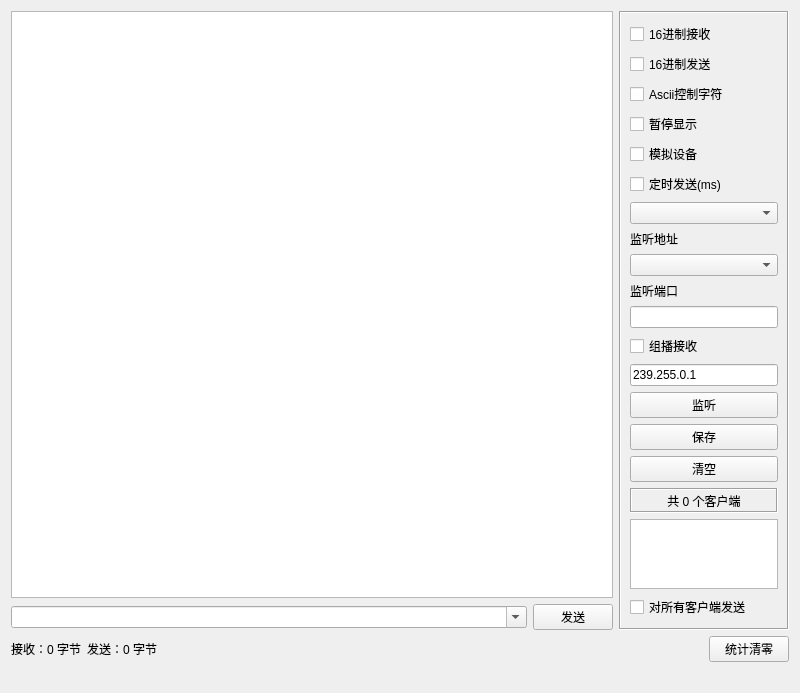
<?xml version='1.0' encoding='UTF-8'?>
<ui version="4.0">
 <class>frmUdpServer</class>
 <widget class="QWidget" name="frmUdpServer">
  <property name="geometry">
   <rect>
    <x>0</x>
    <y>0</y>
    <width>800</width>
    <height>600</height>
   </rect>
  </property>
  <property name="windowTitle">
   <string>Form</string>
  </property>
  <layout class="QGridLayout" name="gridLayout">
   <item row="0" column="0">
    <widget class="QTextEdit" name="txtMain">
     <property name="readOnly">
      <bool>true</bool>
     </property>
    </widget>
   </item>
   <item row="0" column="1" rowspan="2">
    <widget class="QFrame" name="frame">
     <property name="minimumSize">
      <size>
       <width>170</width>
       <height>0</height>
      </size>
     </property>
     <property name="maximumSize">
      <size>
       <width>170</width>
       <height>16777215</height>
      </size>
     </property>
     <property name="frameShape">
      <enum>QFrame::Box</enum>
     </property>
     <property name="frameShadow">
      <enum>QFrame::Sunken</enum>
     </property>
     <layout class="QVBoxLayout" name="verticalLayout">
      <item>
       <widget class="QCheckBox" name="ckHexReceive">
        <property name="text">
         <string>16进制接收</string>
        </property>
       </widget>
      </item>
      <item>
       <widget class="QCheckBox" name="ckHexSend">
        <property name="text">
         <string>16进制发送</string>
        </property>
       </widget>
      </item>
      <item>
       <widget class="QCheckBox" name="ckAscii">
        <property name="text">
         <string>Ascii控制字符</string>
        </property>
       </widget>
      </item>
      <item>
       <widget class="QCheckBox" name="ckShow">
        <property name="text">
         <string>暂停显示</string>
        </property>
       </widget>
      </item>
      <item>
       <widget class="QCheckBox" name="ckDebug">
        <property name="text">
         <string>模拟设备</string>
        </property>
       </widget>
      </item>
      <item>
       <widget class="QCheckBox" name="ckAutoSend">
        <property name="text">
         <string>定时发送(ms)</string>
        </property>
       </widget>
      </item>
      <item>
       <widget class="QComboBox" name="cboxInterval" />
      </item>
      <item>
       <widget class="QLabel" name="labListenIP">
        <property name="text">
         <string>监听地址</string>
        </property>
       </widget>
      </item>
      <item>
       <widget class="QComboBox" name="cboxListenIP" />
      </item>
      <item>
       <widget class="QLabel" name="labListenPort">
        <property name="text">
         <string>监听端口</string>
        </property>
       </widget>
      </item>
      <item>
       <widget class="QLineEdit" name="txtListenPort" />
      </item>
      <item>
       <widget class="QCheckBox" name="ckMulticast">
        <property name="text">
         <string>组播接收</string>
        </property>
       </widget>
      </item>
      <item>
       <widget class="QLineEdit" name="txtMulticastGroup">
        <property name="text">
         <string>239.255.0.1</string>
        </property>
       </widget>
      </item>
      <item>
       <widget class="QPushButton" name="btnListen">
        <property name="text">
         <string>监听</string>
        </property>
       </widget>
      </item>
      <item>
       <widget class="QPushButton" name="btnSave">
        <property name="text">
         <string>保存</string>
        </property>
       </widget>
      </item>
      <item>
       <widget class="QPushButton" name="btnClear">
        <property name="text">
         <string>清空</string>
        </property>
       </widget>
      </item>
      <item>
       <widget class="QLabel" name="labCount">
        <property name="minimumSize">
         <size>
          <width>0</width>
          <height>25</height>
         </size>
        </property>
        <property name="frameShape">
         <enum>QFrame::Box</enum>
        </property>
        <property name="frameShadow">
         <enum>QFrame::Sunken</enum>
        </property>
        <property name="text">
         <string>共 0 个客户端</string>
        </property>
        <property name="alignment">
         <set>Qt::AlignCenter</set>
        </property>
       </widget>
      </item>
      <item>
       <widget class="QListWidget" name="listWidget" />
      </item>
      <item>
       <widget class="QCheckBox" name="ckSelectAll">
        <property name="text">
         <string>对所有客户端发送</string>
        </property>
       </widget>
      </item>
     </layout>
    </widget>
   </item>
   <item row="1" column="0">
    <widget class="QWidget" name="widget" native="true">
     <layout class="QHBoxLayout" name="layUdpServer">
      <property name="leftMargin">
       <number>0</number>
      </property>
      <property name="topMargin">
       <number>0</number>
      </property>
      <property name="rightMargin">
       <number>0</number>
      </property>
      <property name="bottomMargin">
       <number>0</number>
      </property>
      <item>
       <widget class="QComboBox" name="cboxData">
        <property name="sizePolicy">
         <sizepolicy hsizetype="Ignored" vsizetype="Fixed">
          <horstretch>0</horstretch>
          <verstretch>0</verstretch>
         </sizepolicy>
        </property>
        <property name="editable">
         <bool>true</bool>
        </property>
       </widget>
      </item>
      <item>
       <widget class="QPushButton" name="btnSend">
        <property name="minimumSize">
         <size>
          <width>80</width>
          <height>0</height>
         </size>
        </property>
        <property name="maximumSize">
         <size>
          <width>80</width>
          <height>16777215</height>
         </size>
        </property>
        <property name="text">
         <string>发送</string>
        </property>
       </widget>
      </item>
     </layout>
    </widget>
   </item>
   <item row="2" column="0" colspan="2">
    <layout class="QHBoxLayout" name="byteCountLayout">
     <item>
      <widget class="QLabel" name="labReceivedBytes">
       <property name="text">
        <string>接收：0 字节</string>
       </property>
      </widget>
     </item>
     <item>
      <widget class="QLabel" name="labSentBytes">
       <property name="text">
        <string>发送：0 字节</string>
       </property>
      </widget>
     </item>
     <item>
      <spacer name="byteCountSpacer">
       <property name="orientation">
        <enum>Qt::Horizontal</enum>
       </property>
       <property name="sizeHint" stdset="0">
        <size>
         <width>40</width>
         <height>20</height>
        </size>
       </property>
      </spacer>
     </item>
     <item>
      <widget class="QPushButton" name="btnResetCounts">
       <property name="text">
        <string>统计清零</string>
       </property>
      </widget>
     </item>
    </layout>
   </item>
   <item row="3" column="0" colspan="2">
    <widget class="QLabel" name="labSendHint">
     <property name="text">
      <string />
     </property>
     <property name="wordWrap">
      <bool>true</bool>
     </property>
     <property name="styleSheet">
      <string notr="true">color: #a63b00;</string>
     </property>
    </widget>
   </item>
  </layout>
 </widget>
 <tabstops>
  <tabstop>txtMain</tabstop>
  <tabstop>ckHexReceive</tabstop>
  <tabstop>ckHexSend</tabstop>
  <tabstop>ckAscii</tabstop>
  <tabstop>ckShow</tabstop>
  <tabstop>ckDebug</tabstop>
  <tabstop>ckAutoSend</tabstop>
  <tabstop>cboxInterval</tabstop>
  <tabstop>cboxListenIP</tabstop>
  <tabstop>txtListenPort</tabstop>
  <tabstop>btnListen</tabstop>
  <tabstop>btnSave</tabstop>
  <tabstop>btnClear</tabstop>
  <tabstop>cboxData</tabstop>
  <tabstop>btnSend</tabstop>
 </tabstops>
 <resources />
 <connections />
</ui>
